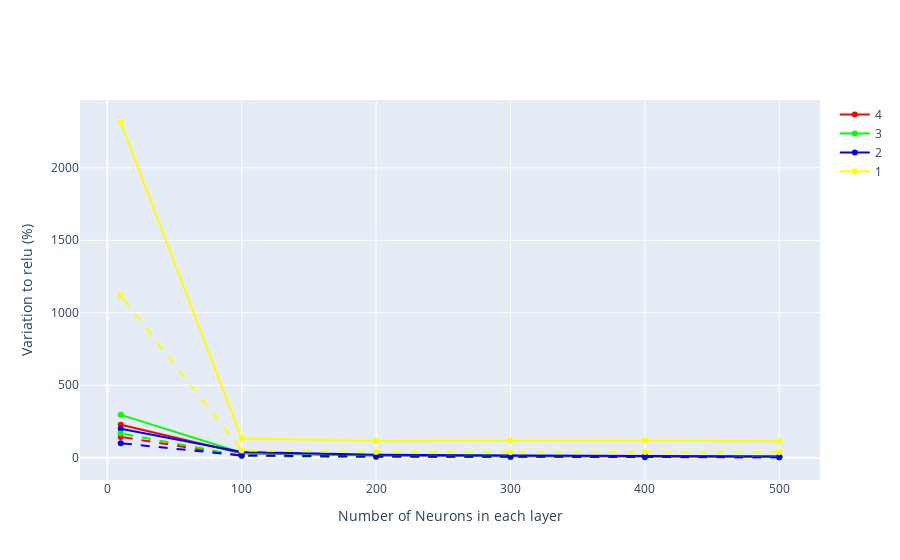

Write notebook code for a chart like this one.
### Code cell
color_map = {6: 'rgb(255,0,0)', 5: 'rgb(0,255,0)', 4: 'rgb(0,0,255)', 3: 'rgb(255,255,0)'}
fig = go.Figure()
fig.add_trace(go.Scatter(x=num_neurons,y=mean_tanh_add[0,:],name='4',marker={'color': color_map[6]}))
fig.add_trace(go.Scatter(x=num_neurons,y=mean_tanh_add[1,:],name='3',marker={'color': color_map[5]}))
fig.add_trace(go.Scatter(x=num_neurons,y=mean_tanh_add[2,:],name='2',marker={'color': color_map[4]}))
fig.add_trace(go.Scatter(x=num_neurons,y=mean_tanh_add[3,:],name='1',marker={'color': color_map[3]}))

fig.add_trace(go.Scatter(x=num_neurons,y=mean_sigmoid_add[0,:],marker={'color': color_map[6]},line={'dash':'dash'},showlegend=False))
fig.add_trace(go.Scatter(x=num_neurons,y=mean_sigmoid_add[1,:],marker={'color': color_map[5]},line={'dash':'dash'},showlegend=False))
fig.add_trace(go.Scatter(x=num_neurons,y=mean_sigmoid_add[2,:],marker={'color': color_map[4]},line={'dash':'dash'},showlegend=False))
fig.add_trace(go.Scatter(x=num_neurons,y=mean_sigmoid_add[3,:],marker={'color': color_map[3]},line={'dash':'dash'},showlegend=False))

fig.update_layout(xaxis_title="Number of Neurons in each layer", yaxis_title="Variation to relu (%)")
fig.show()

### Figure 1 — Plotly figure (JSON) as saved in the notebook; plotly's stock layout.template omitted (floating-point values rounded to 4 significant figures)
{"data": [{"marker": {"color": "rgb(255,0,0)"}, "name": "4", "type": "scatter", "x": [500, 400, 300, 200, 100, 10], "y": [6.911, 7.427, 10.26, 16.12, 31.57, 227.8]}, {"marker": {"color": "rgb(0,255,0)"}, "name": "3", "type": "scatter", "x": [500, 400, 300, 200, 100, 10], "y": [8.194, 9.673, 11.05, 17.36, 33.93, 295.7]}, {"marker": {"color": "rgb(0,0,255)"}, "name": "2", "type": "scatter", "x": [500, 400, 300, 200, 100, 10], "y": [8.965, 11.15, 14.62, 21.2, 39.46, 200.2]}, {"marker": {"color": "rgb(255,255,0)"}, "name": "1", "type": "scatter", "x": [500, 400, 300, 200, 100, 10], "y": [113.9, 118.1, 116.3, 116.0, 133.2, 2311.0]}, {"line": {"dash": "dash"}, "marker": {"color": "rgb(255,0,0)"}, "showlegend": false, "type": "scatter", "x": [500, 400, 300, 200, 100, 10], "y": [3.288, 4.086, 5.157, 6.531, 12.61, 143.5]}, {"line": {"dash": "dash"}, "marker": {"color": "rgb(0,255,0)"}, "showlegend": false, "type": "scatter", "x": [500, 400, 300, 200, 100, 10], "y": [4.331, 4.061, 4.127, 6.722, 12.93, 167.8]}, {"line": {"dash": "dash"}, "marker": {"color": "rgb(0,0,255)"}, "showlegend": false, "type": "scatter", "x": [500, 400, 300, 200, 100, 10], "y": [3.558, 4.669, 6.026, 8.082, 15.41, 100]}, {"line": {"dash": "dash"}, "marker": {"color": "rgb(255,255,0)"}, "showlegend": false, "type": "scatter", "x": [500, 400, 300, 200, 100, 10], "y": [37.91, 38.79, 38.32, 38.85, 49.83, 1117.0]}], "layout": {"xaxis": {"title": {"text": "Number of Neurons in each layer"}}, "yaxis": {"title": {"text": "Variation to relu (%)"}}}}
